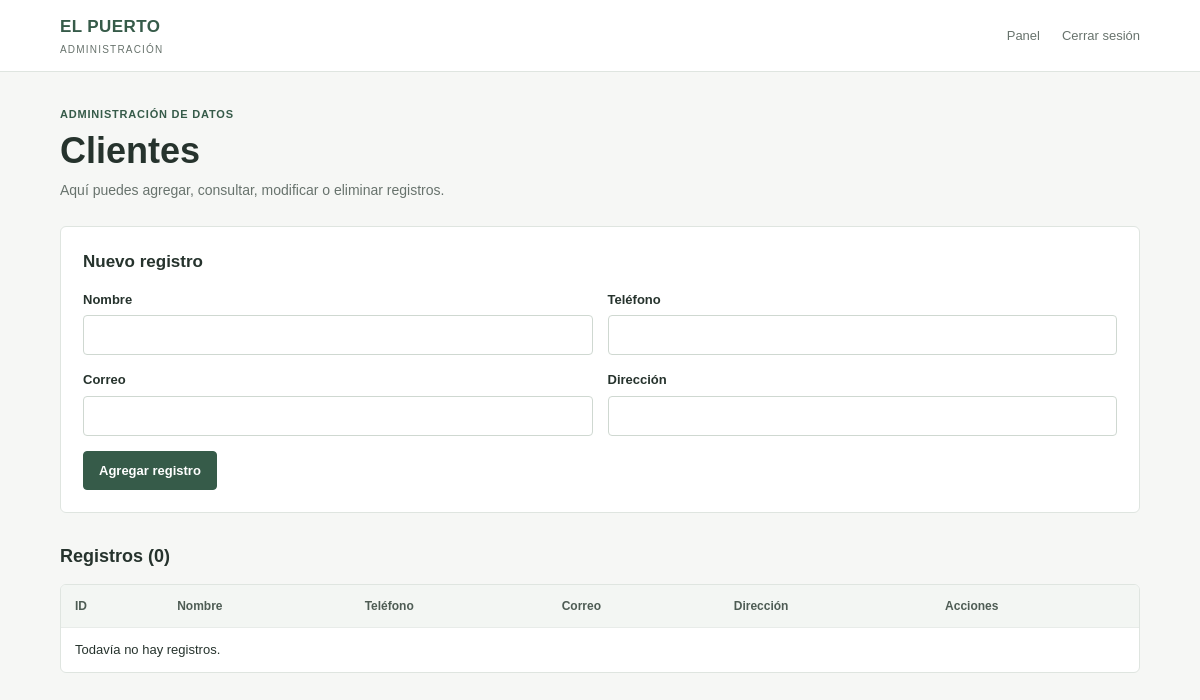
The page /admin/modulo.php (signed in) on the database as committed earlier.
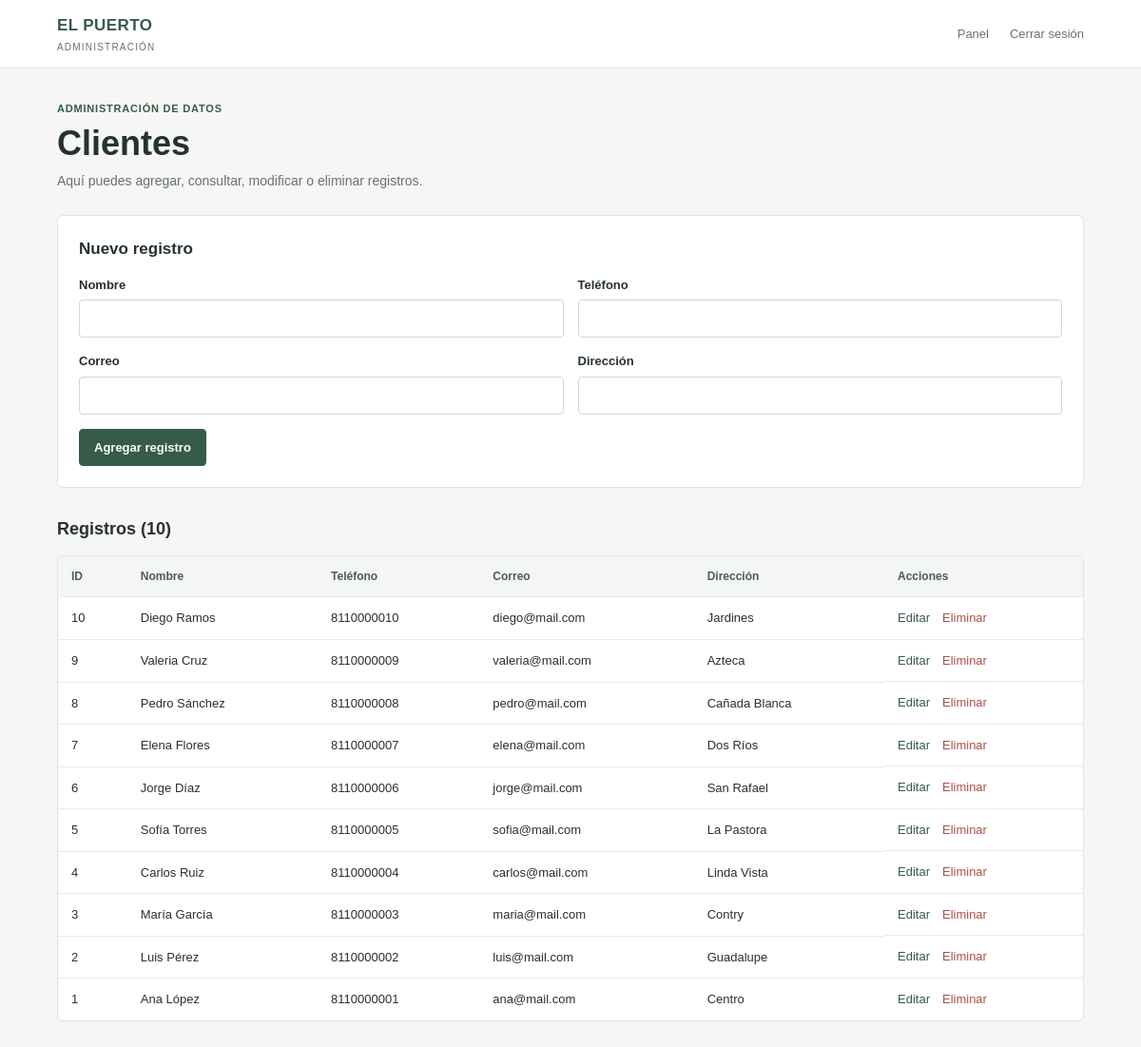
The same page on the database as committed later.
### tables this page shows
CREATE TABLE clientes (
     
     
    id INT AUTO_INCREMENT PRIMARY KEY,
     
     
    nombre VARCHAR(120) NOT NULL,
     
     
    telefono VARCHAR(20),
     
     
    correo VARCHAR(120),
     
     
    direccion VARCHAR(180)
);

### admin/modulo.php (the view, shortened to what the changed rows need)
<?php
require_once "../config/conexion.php";
$modulos = [
    "clientes" => [
        "titulo" => "Clientes",
        "tabla" => "clientes",
        "campos" => [
            "nombre" => "Nombre",
            "telefono" => "Teléfono",
            "correo" => "Correo",
            "direccion" => "Dirección"
        ],
        "columnas" => ["nombre", "telefono", "correo", "direccion"],
        "obligatorios" => ["nombre"]
    ],
    "proveedores" => [
        "titulo" => "Proveedores",
        "tabla" => "proveedores",
        "campos" => [
            "nombre" => "Nombre",
            "telefono" => "Teléfono",
            "correo" => "Correo",
            "producto" => "Producto que suministra"
        ],
        "columnas" => ["nombre", "telefono", "correo", "producto"],
        "obligatorios" => ["nombre"]
    ],
    "almacen" => [
        "titulo" => "Almacén",
        "tabla" => "almacen",
        "campos" => [
            "producto" => "Producto",
            "categoria" => "Categoría",
            "existencia" => "Existencia",
            "unidad" => "Unidad",
            "costo" => "Costo"
        ],
        "columnas" => ["producto", "categoria", "existencia", "unidad", "costo"],
        "obligatorios" => ["producto", "existencia", "costo"]
    ],
    "facturacion" => [
        "titulo" => "Facturación",
        "tabla" => "facturacion",
        "campos" => [
            "cliente_id" => "ID del cliente",
            "rfc" => "RFC",
            "razon_social" => "Razón social",
            "codigo_postal" => "Código postal",
            "uso_cfdi" => "Uso CFDI",
            "total" => "Total",
            "estado" => "Estado"
        ],
        "columnas" => [
            "cliente_id", "rfc", "razon_social",
            "codigo_postal", "uso_cfdi", "total", "estado"
        ],
        "obligatorios" => [
            "cliente_id", "rfc", "razon_social",
            "codigo_postal", "total"
        ]
    ]
];
$nombreModulo = $_GET["tabla"] ?? "clientes";
$modulo = $modulos[$nombreModulo];
$titulo = $modulo["titulo"];
$tabla = $modulo["tabla"];
$campos = $modulo["campos"];
$columnas = $modulo["columnas"];
$obligatorios = $modulo["obligatorios"];
$registroEditar = null;
$consulta = $conexion->query("SELECT * FROM $tabla ORDER BY id DESC");
$registros = $consulta->fetchAll(PDO::FETCH_ASSOC);
?>
<!DOCTYPE html>
<html lang="es">
<head>
    <link rel="stylesheet" href="../assets/css/estilos.css">
</head>
<body>
    <main class="wrap">
        <p class="eyebrow">ADMINISTRACIÓN DE DATOS</p>
        <h1><?= htmlspecialchars($titulo) ?></h1>
        <p class="intro">Aquí puedes agregar, consultar, modificar o eliminar registros.</p>
        <form class="panel-contenido" method="POST">
            <h2><?= $registroEditar ? "Editar registro" : "Nuevo registro" ?></h2>
            <div class="form-grid">
                <?php foreach ($campos as $campo => $etiqueta): ?>
                    <label>
                        <?= htmlspecialchars($etiqueta) ?>
                        <?php if ($campo === "estado"): ?>
                            <select name="estado">
                                <?php foreach (["Pendiente", "Solicitada", "Emitida"] as $estado): ?>
                                    <option value="<?= $estado ?>"
                                        <?= ($registroEditar["estado"] ?? "Pendiente") === $estado ? "selected" : "" ?>>
                                        <?= $estado ?>
                                    </option>
                                <?php endforeach; ?>
                            </select>
                        <?php else: ?>
                        <?php
                            $tipo = "text";
                            $paso = "1";
                            ?>
                            <input
                                type="<?= $tipo ?>"
                                name="<?= $campo ?>"
                                value="<?= htmlspecialchars((string) ($registroEditar[$campo] ?? "")) ?>"
                                step="<?= $paso ?>"
                                <?= in_array($campo, $obligatorios, true) ? "required" : "" ?>
                                <?= $campo === "cliente_id" ? 'min="1"' : "" ?>
                                <?= $campo === "existencia" || $campo === "costo" || $campo === "total" ? 'min="0"' : "" ?>
                                <?= $campo === "rfc" ? 'maxlength="13"' : "" ?>
                                <?= $campo === "codigo_postal" ? 'maxlength="5"' : "" ?>
                            >
                        <?php endif; ?>
                    </label>
                <?php endforeach; ?>
            </div>
            <button class="boton-principal" type="submit">
            </button>
        </form>
        <h2 class="section-title">Registros (<?= count($registros) ?>)</h2>
        <div class="table-box">
            <table>
                <thead>
                    <tr>
                        <th>ID</th>
                        <?php foreach ($campos as $etiqueta): ?>
                            <th><?= htmlspecialchars($etiqueta) ?></th>
                        <?php endforeach; ?>
                        <th>Acciones</th>
                    </tr>
                </thead>
                <tbody>
                    <?php foreach ($registros as $registro): ?>
                        <tr>
                            <td><?= (int) $registro["id"] ?></td>
                            <?php foreach ($columnas as $columna): ?>
                                <td><?= htmlspecialchars((string) ($registro[$columna] ?? "")) ?></td>
                            <?php endforeach; ?>
                            <td class="acciones">
                                <a href="modulo.php?tabla=<?= urlencode($nombreModulo) ?>&editar=<?= (int) $registro["id"] ?>">
                                    Editar
                                </a>
                                <form
                                    method="POST"
                                    class="inline-form"
                                    onsubmit="return confirm('¿Seguro que quieres eliminar este registro?')"
                                >
                                    <button class="danger-link" type="submit">Eliminar</button>
                                </form>
                            </td>
                        </tr>
                    <?php endforeach; ?>
                    <?php if (count($registros) === 0): ?>
                        <tr>
                            <td colspan="<?= count($campos) + 2 ?>">Todavía no hay registros.</td>
                        </tr>
                    <?php endif; ?>
                </tbody>
            </table>
        </div>
    </main>
</body>
</html>

Rows that differ between the two databases and show on the page:
added clientes: id "10", nombre "Diego Ramos", telefono "8110000010", correo "diego@mail.com", direccion "Jardines"
added clientes: id "9", nombre "Valeria Cruz", telefono "8110000009", correo "valeria@mail.com", direccion "Azteca"
added clientes: id "8", nombre "Pedro Sánchez", telefono "8110000008", correo "pedro@mail.com", direccion "Cañada Blanca"
added clientes: id "7", nombre "Elena Flores", telefono "8110000007", correo "elena@mail.com", direccion "Dos Ríos"
added clientes: id "6", nombre "Jorge Díaz", telefono "8110000006", correo "jorge@mail.com", direccion "San Rafael"
added clientes: id "5", nombre "Sofía Torres", telefono "8110000005", correo "sofia@mail.com", direccion "La Pastora"
added clientes: id "4", nombre "Carlos Ruiz", telefono "8110000004", correo "carlos@mail.com", direccion "Linda Vista"
added clientes: id "3", nombre "María García", telefono "8110000003", correo "maria@mail.com", direccion "Contry"
added clientes: id "2", nombre "Luis Pérez", telefono "8110000002", correo "luis@mail.com", direccion "Guadalupe"
added clientes: id "1", nombre "Ana López", telefono "8110000001", correo "ana@mail.com", direccion "Centro"
Other text that changed with them:
count($registros): "0" → "10"
text no longer shown: "Todavía no hay registros."
